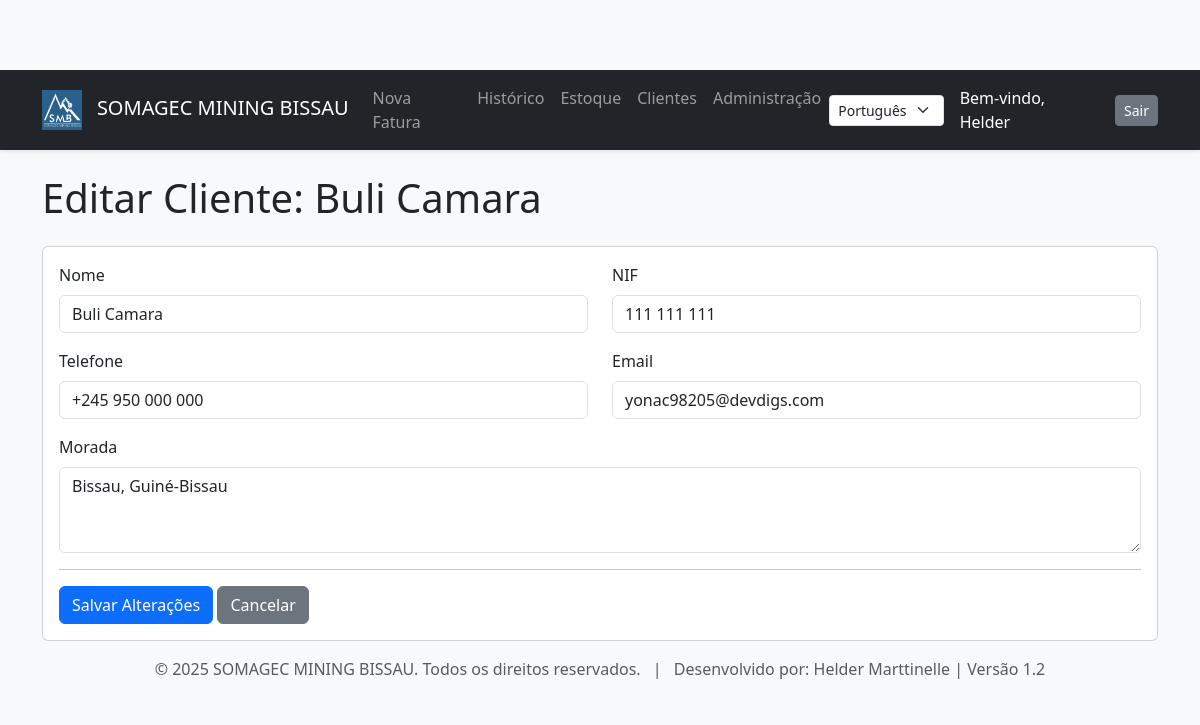
The app's page /clientes/2/editar/ (signed in) with its own data.
### stock/models.py (models this page shows, shortened)
class Cliente(models.Model):
    nome = models.CharField(_('nome'), max_length=200)
    nif = models.CharField(_('NIF/Contribuinte'), max_length=50, blank=True)
    endereco = models.CharField(_('endereço'), max_length=255, blank=True)
    telefone = models.CharField(_('telefone'), max_length=50, blank=True)
    email = models.EmailField(_('email'), blank=True)
    criado_em = models.DateTimeField(auto_now_add=True, null=True)
    atualizado_em = models.DateTimeField(auto_now=True, null=True)
    utilizador = models.ForeignKey(settings.AUTH_USER_MODEL, on_delete=models.SET_NULL, null=True, blank=True, related_name='clientes_criados')
    modificado_por = models.ForeignKey(settings.AUTH_USER_MODEL, on_delete=models.SET_NULL, null=True, blank=True, related_name='clientes_modificados')
    class Meta:
        verbose_name = _("Cliente")
        verbose_name_plural = _("Clientes")

### stock/views.py (the view, shortened to what this page needs)
# urls.py: path('clientes/<int:cliente_id>/editar/', views.editar_cliente_view, name='editar_cliente'),
@login_required
def editar_cliente_view(request, cliente_id):
    cliente = get_object_or_404(Cliente, id=cliente_id)
    return render(request, 'stock/editar_cliente.html', {'cliente': cliente})

### stock/context_processors.py (called while the page is built)
def dados_empresa_processor(request):
    dados = DadosEmpresa.objects.first()
    return {'dados_empresa': dados}

### stock/templates/stock/editar_cliente.html (shortened to what this page needs)
{% extends "stock/base.html" %}
{% load i18n %}
{% block content %}
    <h1 class="mb-4">{% trans "Editar Cliente" %}: {{ cliente.nome }}</h1>
    <div class="card">
        <div class="card-body">
            <form method="post">
                <div class="row">
                    <div class="col-md-6 mb-3">
                        <label for="nome" class="form-label">{% trans "Nome" %}</label>
                        <input type="text" class="form-control" id="nome" name="nome" value="{{ cliente.nome }}" required>
                    </div>
                    <div class="col-md-6 mb-3">
                        <label for="nif" class="form-label">{% trans "NIF" %}</label>
                        <input type="text" class="form-control" id="nif" name="nif" value="{{ cliente.nif }}">
                    </div>
                </div>
                <div class="row">
                    <div class="col-md-6 mb-3">
                        <label for="telefone" class="form-label">{% trans "Telefone" %}</label>
                        <input type="text" class="form-control" id="telefone" name="telefone" value="{{ cliente.telefone }}">
                    </div>
                    <div class="col-md-6 mb-3">
                        <label for="email" class="form-label">{% trans "Email" %}</label>
                        <input type="email" class="form-control" id="email" name="email" value="{{ cliente.email }}">
                    </div>
                </div>
                <div class="mb-3">
                    <label for="endereco" class="form-label">{% trans "Morada" %}</label>
                    <textarea class="form-control" id="endereco" name="endereco" rows="3">{{ cliente.endereco }}</textarea>
                </div>
                <hr>
                <button type="submit" class="btn btn-primary">{% trans "Salvar Alterações" %}</button>
                <a href="{% url 'lista_clientes' %}" class="btn btn-secondary">{% trans "Cancelar" %}</a>
            </form>
        </div>
    </div>
{% endblock %}

### stock/templates/stock/base.html (shortened to what this page needs)
{% load i18n %}
{% load static %}
<!doctype html>
<html lang="{{ request.LANGUAGE_CODE }}">
<head>
    <link href="https://cdn.jsdelivr.net/npm/bootstrap@5.3.3/dist/css/bootstrap.min.css" rel="stylesheet">
    <link rel="stylesheet" href="https://cdnjs.cloudflare.com/ajax/libs/font-awesome/6.0.0-beta3/css/all.min.css">
</head>
<body>
    <nav class="navbar navbar-expand-lg navbar-dark bg-dark sticky-top shadow-sm">
        <div class="container">
            <a class="navbar-brand" href="{% url 'home' %}">
                <img src="{% static 'stock/images/logo.png' %}" alt="Logotipo">
                SOMAGEC MINING BISSAU
            </a>
            {% if user.is_authenticated %}
            <div class="collapse navbar-collapse" id="navbarNav">
                <ul class="navbar-nav me-auto mb-2 mb-lg-0">
                    <li class="nav-item"><a class="nav-link" href="{% url 'criar_fatura' %}">{% trans "Nova Fatura" %}</a></li>
                    <li class="nav-item"><a class="nav-link" href="{% url 'lista_faturas' %}">{% trans "Histórico" %}</a></li>
                    <li class="nav-item"><a class="nav-link" href="{% url 'lista_produtos' %}">{% trans "Estoque" %}</a></li>
                    <li class="nav-item"><a class="nav-link" href="{% url 'lista_clientes' %}">{% trans "Clientes" %}</a></li>
                    {% if user.is_superuser %}
                        <li class="nav-item"><a class="nav-link" href="{% url 'admin:index' %}">{% trans "Administração" %}</a></li>
                    {% endif %}
                </ul>
                <form action="{% url 'set_language' %}" method="post" class="d-flex me-3">
                    <select name="language" onchange="this.form.submit()" class="form-select form-select-sm">
                        {% get_current_language as CURRENT_LANGUAGE %}
                        {% get_available_languages as AVAILABLE_LANGUAGES %}
                        {% for lang_code, lang_name in AVAILABLE_LANGUAGES %}
                            <option value="{{ lang_code }}" {% if lang_code == CURRENT_LANGUAGE %}selected{% endif %}>
                                {{ lang_name }}
                            </option>
                        {% endfor %}
                    </select>
                </form>
                <div class="navbar-text text-white me-3">
                    {% trans "Bem-vindo" %}, {{ user.username }}
                </div>
                <form action="{% url 'logout' %}" method="post" class="d-flex">
                    <button type="submit" class="btn btn-secondary btn-sm">{% trans "Sair" %}</button>
                </form>
            </div>
            {% endif %}
        </div>
    </nav>
    <main class="container mt-4">
        {% block content %}
        {% endblock %}
    </main>
    <footer class="text-center text-muted mt-auto py-3 bg-light">
        <div class="container">
            <span>&copy; {% now "Y" %} SOMAGEC MINING BISSAU. {% trans "Todos os direitos reservados." %}</span>
            <span class="mx-2">|</span>
            <span>{% trans "Desenvolvido por" %}: Helder Marttinelle | Versão 1.2 </span>
        </div>
    </footer>
</body>
</html>

### stock/templates/stock/base.html (style rules this page uses)
body { background-color: #f8f9fa; padding-top: 70px; }
.navbar-brand img { max-height: 40px; margin-right: 10px; }
main { flex-grow: 1; }

### records on screen
Cliente: nome "Buli Camara", nif "111 111 111", telefone "+245 950 000 000", email "yonac98205@devdigs.com", endereco "Bissau, Guiné-Bissau"

### other values on screen
{{ user.username }} "Helder"
form field language "Português"
